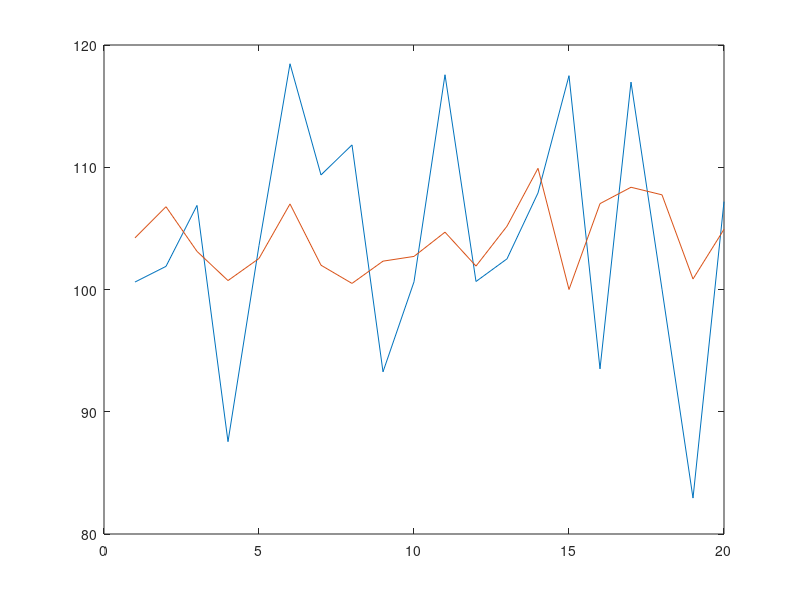

Reproduce this figure in MATLAB. (Note: this script raises an error after producing the figure.)
%% Working on some simulation for the QuiQI project 
% Main prokect lead by A. Lutti
%__________________________________________________________________________
% Copyright (C) 2020 Cyclotron Research Centre

% Written by C. Phillips, 2020.
% GIGA Institute, University of Liege, Belgium

%% Some parameters
% ===============
Nsub = 20; % Number of subjects
sig_intens = [100 120]; % signal intensity for 1 or 2 groups
Qind_range = [2 10]; % quality index range
Qind_weight = 1; % weight of the quality index 
noise_std = [5 10]; % background noise std per group
age_range = [20 70];
age_weight = .2;
gr_ratio = [1 3]/4; % #sub group ratio for 2s t-test

reml_sc = 0; % positivity constraints on covariance parameters

% random ages and Qindex in interval
age_sub = age_range(1) + rand(Nsub,1)*diff(age_range);
Qind_sub = Qind_range(1) + rand(Nsub,1)*diff(Qind_range);

%% 1-sample t-test model
% =====================
% design matrix
X = [ones(Nsub,1) age_sub-mean(age_sub)] ; 

% create noisy signal
true_Y = sig_intens(1) + ...  % baseline noise free signal
    age_weight * (age_sub-min(age_sub)); % age effect
Y = true_Y ... 
    + randn(Nsub,1)*noise_std(1) ... % adding background noise
    + Qind_weight*(Qind_sub.*randn(Nsub,1)); % adding QInd noise

% Looking at the true signal & residuals
true_mean_Y = mean(true_Y);
figure, plot([Y , true_Y])
true_res = Y - true_Y;
mean(true_res), std(true_res), norm(true_res)
fprintf('\nTrue signal:')
fprintf('\n\tMean signal + age fx : %.3f + %.3f x age', true_mean_Y, age_weight)
fprintf('\n\tMean and std of res  : %.3f +/- %.3f', mean(true_res), std(true_res))
fprintf('\n')

% Simple OLS solution
% -------------------
beta = X\Y;
res = Y - X*beta;
fprintf('\nSimple OLS solution:')
fprintf('\n\tBeta''s (mean + age) : %.3f + %.3f x age', beta)
fprintf('\n\tMean and std of res  : %.3f +/- %.3f', mean(res), std(res))
fprintf('\n')

% Trying out ReML estimate with different Q's
% -------------------------------------------

% Create data cov matrix + adjusted Qind values
YY = Y*Y'; % assuming a single voxel
Qind_sub_m = Qind_sub-min(Qind_sub); % Qind min value to 0
Qind_sub_mm = (Qind_sub-min(Qind_sub))/max(Qind_sub); % Q ind in [0 1]
Qind_sub_c = Qind_sub-mean(Qind_sub); % mean-centered Qind

% Q1, Using just identity matrix, i.e. OLS
Q_lab{1} = 'Using just identity matrix, i.e. OLS';
Q1 = {eye(Nsub)};

% Q2, Using identity matrix + Qind_sub
Q_lab{2} = 'Using identity matrix + Qind_sub';
Q2 = {eye(Nsub), diag(Qind_sub)}; 

% Q3, Using identity matrix + Qind_sub with min=0
Q_lab{3} = 'Using identity matrix + Qind_sub with min=0';
Q3 = {eye(Nsub), diag(Qind_sub_m)}; 

% Q4, Using identity matrix + Qind_sub in [0 1]
Q_lab{4} = 'Using identity matrix + Qind_sub in [0 1]';
Q4 = {eye(Nsub) ,diag(Qind_sub_mm)}; 

% Q5, Using id matrix + 1st, 2nd and 3rd order for Qind in [0 1]
Q_lab{5} = 'Using id matrix + 1st, 2nd and 3rd order for Qind in [0 1]';
Q5 = {eye(Nsub), diag(Qind_sub_mm), diag(Qind_sub_mm.^2), diag(Qind_sub_mm.^3)}; 

% Q6, Using id matrix + 1st, 2nd and 3rd order for original Qind
Q_lab{6} = 'Using id matrix + 1st, 2nd and 3rd order for original Qind';
Q6 = {eye(Nsub), diag(Qind_sub), diag(Qind_sub.^2), diag(Qind_sub.^3)}; % Using Qind_sub

% Q7, Using identity matrix + m-centered Qind_sub 
Q_lab{7} = 'Using identity matrix + mean centered Qind_sub';
Q7 = {eye(Nsub) ,diag(Qind_sub_c)}; 

% Q8, Using id matrix + 1st, 2nd and 3rd order for m-centered Qind_sub
Q_lab{8} = 'Using id matrix + 1st, 2nd and 3rd order for m-centered Qind_sub';
Q8 = {eye(Nsub), diag(Qind_sub_c), diag(Qind_sub_c.^2), diag(Qind_sub_c.^3)}; 

% Collecting all Q's
Qall = {Q1, Q2, Q3, Q4, Q5, Q6, Q7, Q8};
num_Q = numel(Qall);
beta_s = cell(1,num_Q);
res_s = cell(1,num_Q);
h = cell(1,num_Q);

% Try them all & collect results
for iQ = 1:num_Q
    fprintf('\nQ model #%d : %s\n', iQ, Q_lab{iQ});
    switch reml_sc
        case 0, % Classic ReML
            [V,h{iQ,1},Ph,F,Fa,Fc] = spm_reml(YY,X,Qall{iQ});
        case 1, % ReML with positivity constraint
            [V,h{iQ,1},Ph,F,Fa,Fc] = spm_reml_sc(YY,X,Qall{iQ});
    end
%     beta_ss = inv(X'*inv(V)*X)*X'*inv(V)*Y %#ok<*MINV>
    W = sqrt(inv(V));
    Ys = W*Y;
    Xs = W*X;
    beta_s{iQ} = Xs\Ys;
%     res_s{iQ} = Ys - Xs*beta_s{iQ}; % Res of weighted/whitened model
    res_s{iQ} = Y - X*beta_s{iQ}; % res of original model
end

% Display results
fprintf('\nSimple OLS solution:')
fprintf('\n\tBeta''s (mean + age) : %.3f + %.3f x age', beta)
fprintf('\n\tMean and std of res  : %.3f +/- %.3f', mean(res), std(res))
fprintf('\n')
fprintf('\nWLS with ReML solution:')
for iQ = 1:num_Q
    fprintf('\nQ model #%d : %s', iQ, Q_lab{iQ});
    fprintf('\n\tHyper-parameter(s) : ')
    for iQ_h = 1:numel(Qall{iQ})
        fprintf('%.3f ',full(h{iQ}(iQ_h)))
    end
    fprintf('\n\tBeta''s (mean + age) : %.3f + %.3f x age', beta_s{iQ})
    fprintf('\n\tMean and std of W-residual : %.3f +/- %.3f', ...
        mean(res_s{iQ}), std(res_s{iQ}))
    fprintf('\n')
end
fprintf('\n')


%% 2-sample t-test model
% =====================
% design matrix
Nsub_gr12(1) = round(Nsub*gr_ratio(1));
Nsub_gr12(2) = Nsub-Nsub_gr12(1);

X = [ones(1,Nsub_gr12(1)) zeros(1,Nsub_gr12(2)) ;  ...
     zeros(1,Nsub_gr12(1)) ones(1,Nsub_gr12(2))]' ; 

% create noisy signal
Y = X*sig_intens' ... % baseline noise free signal
    + [randn(Nsub_gr12(1),1)*noise_std(1) ; randn(Nsub_gr12(2),1)*noise_std(2)]... % adding background noise
    + Qind_weight*(Qind_sub.*randn(Nsub,1)); % adding QInd noise

% Simple OLS solution
% -------------------
beta = X\Y;
res = Y - X*beta;
fprintf('\nSimple OLS solution:')
fprintf('\n\tBeta''s (gr1 + gr2) : %.3f , %.3f', beta)
fprintf('\n\tMean and std of res  : %.3f +/- %.3f', mean(res), std(res))
fprintf('\n')

% Trying out ReML estimate with different Q's
% -------------------------------------------

% Create data cov matrix + adjusted Qind values
YY = Y*Y'; % assuming a single voxel
Qind_sub_m = Qind_sub-min(Qind_sub); % Qind min value to 0
Qind_sub_mm = (Qind_sub-min(Qind_sub))/max(Qind_sub); % Q ind in [0 1]
Qgroup = {diag(X(:,1)), diag(X(:,2))};

% Q1, Using just non-indentical variance
Q_lab{1} = 'Using just non-indentical variance';
Q1 = Qgroup;

% Q2, Using non-ident var + Qind_sub
Q_lab{2} = 'Using non-ident var + Qind_sub';
Q2 = {Qgroup{:}, diag(Qind_sub)}; 

% Q3, Using non-ident var + Qind_sub with min=0
Q_lab{3} = 'Using non-ident var + Qind_sub with min=0';
Q3 = {Qgroup{:}, diag(Qind_sub_m)}; 

% Q4, Using non-ident var + Qind_sub in [0 1]
Q_lab{4} = 'Using non-ident var + Qind_sub in [0 1]';
Q4 = {Qgroup{:} ,diag(Qind_sub_mm)}; 

% Q5, Using non-ident var + 1st, 2nd and 3rd order for Qind in [0 1]
Q_lab{5} = 'Using non-ident var + 1st, 2nd and 3rd order for Qind in [0 1]';
Q5 = {Qgroup{:}, diag(Qind_sub_mm), diag(Qind_sub_mm.^2), diag(Qind_sub_mm.^3)}; 

% Q6, Using non-ident var + 1st, 2nd and 3rd order for original Qind
Q_lab{6} = 'Using non-ident var + 1st, 2nd and 3rd order for original Qind';
Q6 = {Qgroup{:}, diag(Qind_sub), diag(Qind_sub.^2), diag(Qind_sub.^3)}; % Using Qind_sub

% Collecting all Q's
Qall = {Q1, Q2, Q3, Q4, Q5, Q6};
num_Q = numel(Qall);
beta_s = cell(1,num_Q);
res_s = cell(1,num_Q);
h = cell(1,num_Q);

% Try them all & collect results
for iQ = 1:num_Q
    fprintf('\nQ model #%d : %s\n', iQ, Q_lab{iQ});
    switch reml_sc
        case 0, % Classic ReML
            [V,h{iQ,1},Ph,F,Fa,Fc] = spm_reml(YY,X,Qall{iQ});
        case 1, % ReML with positivity constraint
            [V,h{iQ,1},Ph,F,Fa,Fc] = spm_reml_sc(YY,X,Qall{iQ});
    end
%     beta_ss = inv(X'*inv(V)*X)*X'*inv(V)*Y %#ok<*MINV>
    W = sqrt(inv(V));
    Ys = W*Y;
    Xs = W*X;
    beta_s{iQ} = Xs\Ys;
    res_s{iQ} = Ys - Xs*beta_s{iQ};
end

% Display results
fprintf('\nSimple OLS solution:')
fprintf('\n\tBeta''s (gr1 + gr2) : %.3f , %.3f', beta)
fprintf('\n\tMean and std of res  : %.3f +/- %.3f', mean(res), std(res))
fprintf('\n')
fprintf('\nWLS with ReML solution:')
for iQ = 1:num_Q
    fprintf('\nQ model #%d : %s', iQ, Q_lab{iQ});
    fprintf('\n\tHyper-parameter(s) : ')
    for iQ_h = 1:numel(Qall{iQ})
        fprintf('%.3f ',full(h{iQ}(iQ_h)))
    end
    fprintf('\n\tBeta''s (gr1 + gr2) : %.3f , %.3f', beta_s{iQ})
    fprintf('\n\tMean and std of W-residual : %.3f +/- %.3f', ...
        mean(res_s{iQ}), std(res_s{iQ}))
    fprintf('\n')
end
fprintf('\n')
